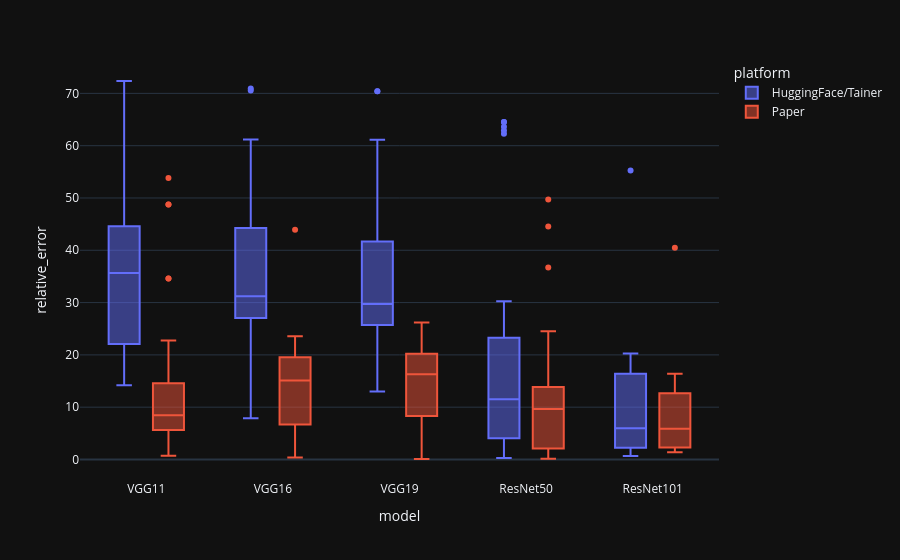

This figure's notebook cell:
### Code cell
import plotly.express as px
fig = px.box(
    df,
    x="model",
    y="relative_error",
    color="platform",
    boxmode="group",
)
fig.show()

### Figure 1 — Plotly figure (JSON) as saved in the notebook; plotly's stock layout.template omitted (floating-point values rounded to 4 significant figures; data arrays with more than 128 entries replaced by an {"elided": "..."} marker saying what was removed)
{"data": [{"alignmentgroup": "True", "hovertemplate": "platform=HuggingFace/Tainer<br>model=%{x}<br>relative_error=%{y}<extra></extra>", "legendgroup": "HuggingFace/Tainer", "marker": {"color": "#636efa"}, "name": "HuggingFace/Tainer", "notched": false, "offsetgroup": "HuggingFace/Tainer", "orientation": "v", "showlegend": true, "type": "box", "x": {"elided": "168 str values"}, "x0": " ", "xaxis": "x", "y": {"elided": "168 float values"}, "y0": " ", "yaxis": "y"}, {"alignmentgroup": "True", "hovertemplate": "platform=Paper<br>model=%{x}<br>relative_error=%{y}<extra></extra>", "legendgroup": "Paper", "marker": {"color": "#EF553B"}, "name": "Paper", "notched": false, "offsetgroup": "Paper", "orientation": "v", "showlegend": true, "type": "box", "x": {"elided": "163 str values"}, "x0": " ", "xaxis": "x", "y": {"elided": "163 float values"}, "y0": " ", "yaxis": "y"}], "layout": {"boxmode": "group", "legend": {"title": {"text": "platform"}, "tracegroupgap": 0}, "margin": {"t": 60}, "xaxis": {"anchor": "y", "domain": [0.0, 1.0], "title": {"text": "model"}}, "yaxis": {"anchor": "x", "domain": [0.0, 1.0], "title": {"text": "relative_error"}}}}
